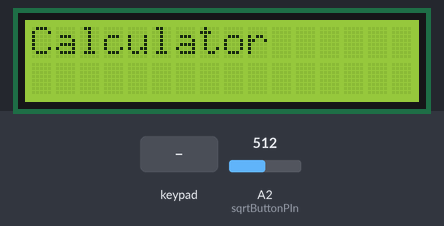
Simulated run of this sketch. Board: Arduino Uno, built with avr-gcc and run on an emulated ATmega328P. Parts: 16×2 character LCD. Inputs (shaded band) come from the test bench; at power-on: A2 (sqrtButtonPIn) = 512.

Above: at 0.1 s.
3.3 s: keypad keys 8 9 1 0 1 1 * pressed 0.4 s apart
At 6.2 s:
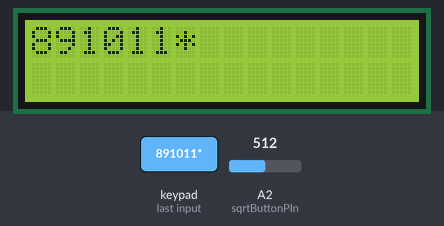
7.6 s: key '1' pressed
At 8.7 s:
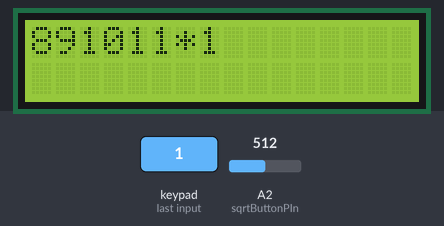
9.1 s: key '2' pressed
At 9.9 s:
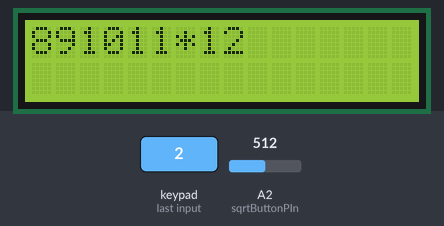
10.6 s: keypad keys 8 9 1 0 1 1 pressed 0.4 s apart
At 13.9 s:
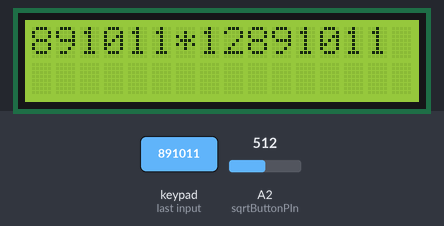
14.5 s: key 'C' pressed
At 15.2 s:
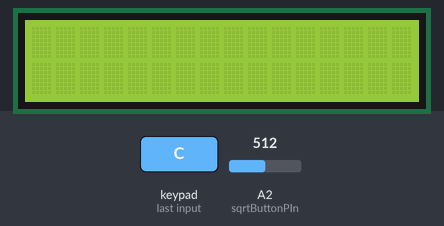
16.0 s: keypad keys 8 9 1 0 1 1 A pressed 0.4 s apart
At 16.6 s:
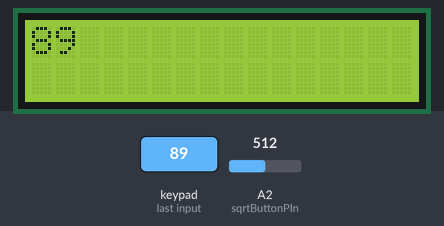
Timing chart, 0 to 19.0 s (numbered marks = the images above; inputs shaded):
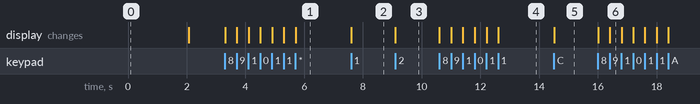

The sketch:

calculator.ino
```cpp
#include <LiquidCrystal.h>
#include <Keypad.h>

LiquidCrystal lcd(2, 3, 4, 5, 6, 7);

const int sqrtButtonPIn = A2;
const byte ROWS = 4;
const byte COLS = 4;

char keys[ROWS][COLS] = {
  {'1', '2', '3', 'A'},
  {'4', '5', '6', 'B'},
  {'*', '0', '#', 'D'},
  {'7', '8', '9', 'C'}
};

byte rowPins[ROWS] = {8, 9, 10, 11};
byte colPins[COLS] = {12, 13, A0, A1};

Keypad myKeypad = Keypad(makeKeymap(keys), rowPins, colPins, ROWS, COLS);

String expression = "";
String num1 = "", num2 = "";
char op = '\0';
boolean isSecondNum = false;
boolean resultDisplayed = false;
int answer = 0;
int SQRTstate =0;

void setup() {
  pinMode(sqrtButtonPIn, INPUT);
  lcd.begin(16, 2);
  lcd.print("Calculator");
  delay(2000);
  lcd.clear();

}

void loop() {
  char key = myKeypad.getKey();
  SQRTstate = analogRead(sqrtButtonPIn);

  if(SQRTstate == HIGH){
      lcd.print("Sqrt(");
      num1+=key;
      int SQRTnum = num1.toInt();
      answer = sqrt(SQRTnum);
      lcd.print(answer);
    }

  if (key != NO_KEY && (key >= '0' && key <= '9')) {
    if (!isSecondNum) {
      num1 += key;
    } else {
      num2 += key;
    }

    expression += key;
    lcd.setCursor(0, 0);
    lcd.print(expression);
  }

  if (!isSecondNum && key != NO_KEY && (key == 'A' || key == 'B' || key == '*' || key == 'D')) {
    isSecondNum = true;
    switch (key) {
      case 'A': op = '+'; break;
      case 'B': op = '-'; break;
      case '*': op = '*'; break;
      case 'D': op = '/'; break;
    }
    expression += op;
    lcd.setCursor(0, 0);
    lcd.print(expression);
  }

  if (isSecondNum && key != NO_KEY && key == '#') {
    if (op == '+') {
      answer = num1.toInt() + num2.toInt();
    } else if (op == '-') {
      answer = num1.toInt() - num2.toInt();
    } else if (op == '*') {
      answer = num1.toInt() * num2.toInt();
    } else if (op == '/') {
      if (num2.toInt() != 0) {
        answer = num1.toInt() / num2.toInt();
      } else {
        lcd.setCursor(0, 1);
        lcd.print("Error: Div by 0");
        delay(2000);
        resetCalculator();
        return;
      }
    }

    lcd.setCursor(0, 1);
    lcd.print("");
    lcd.print(answer);
    resultDisplayed = true;
  }

  if (key != NO_KEY && key == 'C') {
    resetCalculator();
  }
}

void resetCalculator() {
  lcd.clear();

  expression = "";
  num1 = "";
  num2 = "";
  op = '\0';
  isSecondNum = false;
  resultDisplayed = false;
  answer = 0;
}
```

Measured:
- after the input at 3.3 s, the display: first changes at once (image 1 shows a later state)
- after the input at 7.6 s, the display: changes at once (image 2)
- after the input at 9.1 s, the display: changes at once (image 3)
- after the input at 10.6 s, the display: first changes at once (image 4 shows a later state)
- after the input at 14.5 s, the display: changes at once (image 5)
- after the input at 16.0 s, the display: first changes at once (image 6 shows a later state)
